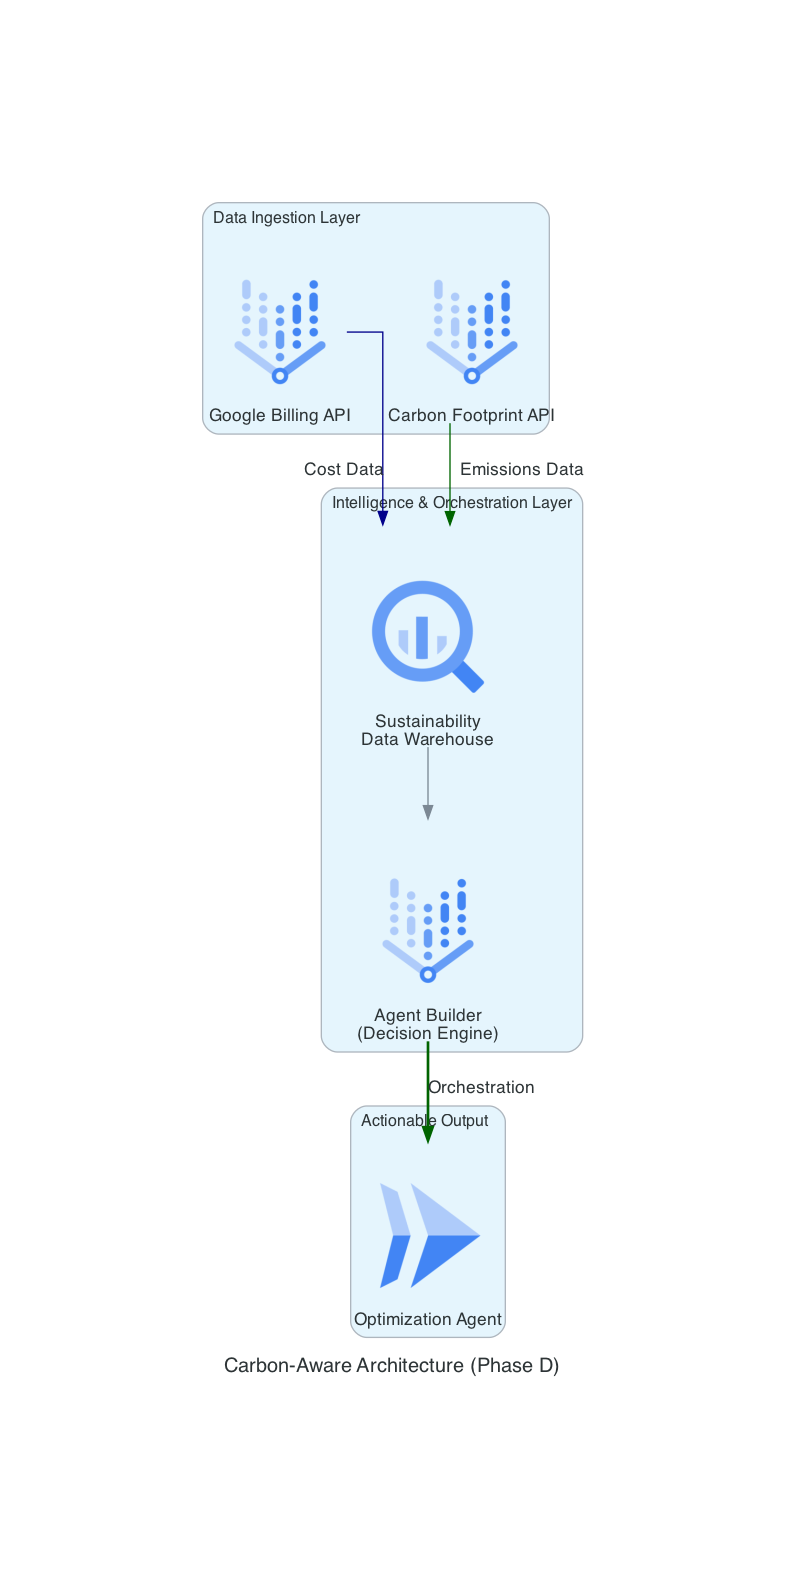

This chart was generated by the following Python code:
from diagrams import Cluster, Diagram, Edge
from diagrams.gcp.analytics import BigQuery
from diagrams.gcp.compute import Run
from diagrams.gcp.ml import VertexAI
from diagrams.gcp.devtools import GCR # Using GCR as a visual proxy for a registry/API if Billing is missing

# Filename: carbon_aware_arch.png
with Diagram("Carbon-Aware Architecture (Phase D)", show=False, filename="carbon_aware_arch", direction="TB"):

    with Cluster("Data Ingestion Layer"):
        # We use VertexAI icons for both to represent the "Agentic" nature of the APIs
        billing = VertexAI("Google Billing API")
        carbon_api = VertexAI("Carbon Footprint API") 
        
    with Cluster("Intelligence & Orchestration Layer"):
        agent_builder = VertexAI("Agent Builder\n(Decision Engine)")
        data_warehouse = BigQuery("Sustainability\nData Warehouse")

    with Cluster("Actionable Output"):
        optimization_agent = Run("Optimization Agent")

    # Layered Integration Flow
    billing >> Edge(label="Cost Data", color="darkblue") >> data_warehouse
    carbon_api >> Edge(label="Emissions Data", color="darkgreen") >> data_warehouse
    
    data_warehouse >> agent_builder
    agent_builder >> Edge(label="Orchestration", color="darkgreen", style="bold") >> optimization_agent
